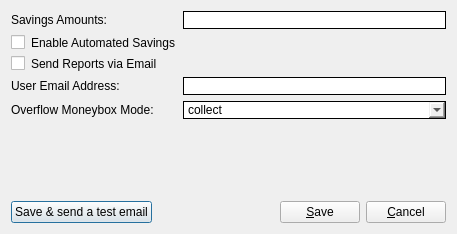
<?xml version="1.0" encoding="UTF-8"?>
<ui version="4.0">
 <class>AppSettingsDialog</class>
 <widget class="QDialog" name="AppSettingsDialog">
  <property name="geometry">
   <rect>
    <x>0</x>
    <y>0</y>
    <width>457</width>
    <height>234</height>
   </rect>
  </property>
  <property name="windowTitle">
   <string>Dialog</string>
  </property>
  <layout class="QVBoxLayout" name="verticalLayout">
   <item>
    <widget class="QFrame" name="frame_app_settings">
     <property name="styleSheet">
      <string notr="true">border: 0px;</string>
     </property>
     <property name="frameShape">
      <enum>QFrame::Shape::StyledPanel</enum>
     </property>
     <property name="frameShadow">
      <enum>QFrame::Shadow::Raised</enum>
     </property>
     <layout class="QVBoxLayout" name="verticalLayout_2">
      <property name="leftMargin">
       <number>0</number>
      </property>
      <property name="topMargin">
       <number>0</number>
      </property>
      <property name="rightMargin">
       <number>0</number>
      </property>
      <property name="bottomMargin">
       <number>0</number>
      </property>
      <item>
       <layout class="QFormLayout" name="formLayout_general_settings">
        <property name="bottomMargin">
         <number>0</number>
        </property>
        <item row="0" column="1">
         <widget class="QLineEdit" name="lineEdit_savings_amount">
          <property name="styleSheet">
           <string notr="true">border: 1px solid black;</string>
          </property>
         </widget>
        </item>
        <item row="1" column="0">
         <widget class="QCheckBox" name="checkBox_enable_automated_savings">
          <property name="text">
           <string>Enable Automated Savings</string>
          </property>
         </widget>
        </item>
        <item row="2" column="0">
         <widget class="QCheckBox" name="checkBox_send_reports_via_email">
          <property name="text">
           <string>Send Reports via Email</string>
          </property>
         </widget>
        </item>
        <item row="4" column="0">
         <widget class="QLabel" name="label_2">
          <property name="frameShape">
           <enum>QFrame::Shape::NoFrame</enum>
          </property>
          <property name="text">
           <string>User Email Address: </string>
          </property>
         </widget>
        </item>
        <item row="4" column="1">
         <widget class="QLineEdit" name="lineEdit_user_email_address">
          <property name="styleSheet">
           <string notr="true">border: 1px solid black;</string>
          </property>
         </widget>
        </item>
        <item row="5" column="0">
         <widget class="QLabel" name="label_3">
          <property name="text">
           <string>Overflow Moneybox Mode: </string>
          </property>
         </widget>
        </item>
        <item row="0" column="0">
         <widget class="QLabel" name="label">
          <property name="text">
           <string>Savings Amounts: </string>
          </property>
         </widget>
        </item>
        <item row="5" column="1">
         <widget class="QComboBox" name="comboBox_overflow_moneybox_modes">
          <property name="styleSheet">
           <string notr="true">border: 1px solid black;</string>
          </property>
          <item>
           <property name="text">
            <string>collect</string>
           </property>
          </item>
          <item>
           <property name="text">
            <string>add</string>
           </property>
          </item>
          <item>
           <property name="text">
            <string>fill</string>
           </property>
          </item>
         </widget>
        </item>
       </layout>
      </item>
     </layout>
    </widget>
   </item>
   <item>
    <widget class="QFrame" name="frame_overflow_moneybox_settings">
     <property name="enabled">
      <bool>false</bool>
     </property>
     <property name="styleSheet">
      <string notr="true">border: 0px;</string>
     </property>
     <property name="frameShape">
      <enum>QFrame::Shape::StyledPanel</enum>
     </property>
     <property name="frameShadow">
      <enum>QFrame::Shadow::Raised</enum>
     </property>
     <layout class="QVBoxLayout" name="verticalLayout_3">
      <property name="leftMargin">
       <number>0</number>
      </property>
      <property name="topMargin">
       <number>0</number>
      </property>
      <property name="rightMargin">
       <number>0</number>
      </property>
      <property name="bottomMargin">
       <number>0</number>
      </property>
     </layout>
    </widget>
   </item>
   <item>
    <spacer name="verticalSpacer">
     <property name="orientation">
      <enum>Qt::Orientation::Vertical</enum>
     </property>
     <property name="sizeType">
      <enum>QSizePolicy::Policy::MinimumExpanding</enum>
     </property>
     <property name="sizeHint" stdset="0">
      <size>
       <width>0</width>
       <height>40</height>
      </size>
     </property>
    </spacer>
   </item>
   <item>
    <layout class="QHBoxLayout" name="horizontalLayout_2">
     <property name="bottomMargin">
      <number>0</number>
     </property>
     <item>
      <widget class="QPushButton" name="pushButton_send_testemail">
       <property name="text">
        <string>Save &amp;&amp; send a test email</string>
       </property>
      </widget>
     </item>
     <item>
      <spacer name="horizontalSpacer_3">
       <property name="orientation">
        <enum>Qt::Orientation::Horizontal</enum>
       </property>
       <property name="sizeHint" stdset="0">
        <size>
         <width>40</width>
         <height>20</height>
        </size>
       </property>
      </spacer>
     </item>
     <item>
      <widget class="QPushButton" name="pushButton_apply">
       <property name="text">
        <string>&amp;Save</string>
       </property>
      </widget>
     </item>
     <item>
      <widget class="QPushButton" name="pushButton_cancel">
       <property name="text">
        <string>&amp;Cancel</string>
       </property>
      </widget>
     </item>
    </layout>
   </item>
  </layout>
 </widget>
 <tabstops>
  <tabstop>lineEdit_savings_amount</tabstop>
  <tabstop>checkBox_enable_automated_savings</tabstop>
  <tabstop>checkBox_send_reports_via_email</tabstop>
  <tabstop>lineEdit_user_email_address</tabstop>
  <tabstop>comboBox_overflow_moneybox_modes</tabstop>
  <tabstop>pushButton_send_testemail</tabstop>
  <tabstop>pushButton_apply</tabstop>
  <tabstop>pushButton_cancel</tabstop>
 </tabstops>
 <resources/>
 <connections/>
</ui>
